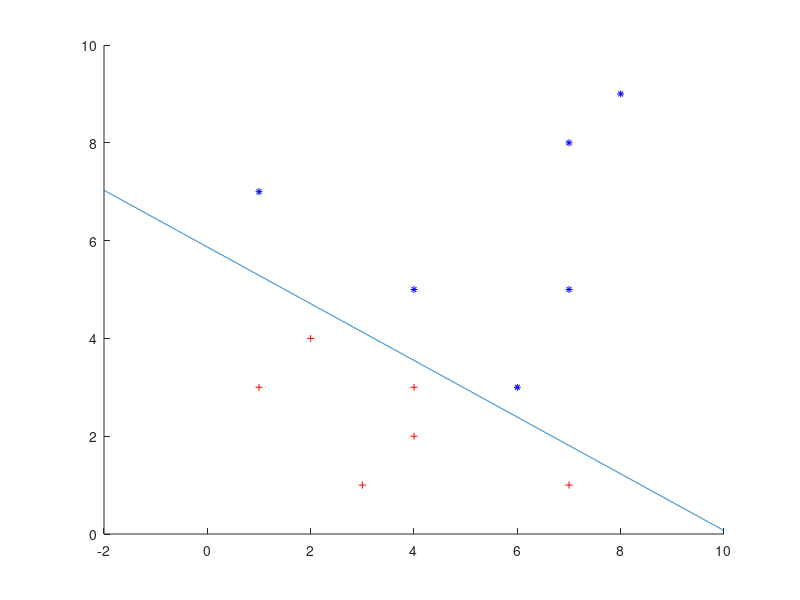

Here is the MATLAB script that generated this plot:
clear;
clc;
close all;

tic 

x = [1 7; 6 3; 7 8; 8 9; 4 5; 7 5; 3 1; 4 3; 2 4; 7 1; 1 3; 4 2];
y(:, 2 : 3) = x;
y(:, 1) = 1;

% Normalization of vector spaces
y(7 : 12, :) = -y(7 : 12, :);

%Weight vector initialization
r1 = -1;
r2 = 1;
a = (r2 - r1) .* rand(1, 3) + r1;

% Margin
b = -5;

% Perceptron function
g = @(a, y) a * y' + b;

figure
s = scatter(y(1 : 6, 2), y(1 : 6, 3), 25, 'b', '*');
hold on;
t = scatter(-y(7 : 12, 2),-y(7 : 12, 3), 25, 'r', '+');

k = 0;
p = -2:0.01:10;
n = size(y, 1);
while nnz(g(a, y) > 0) ~= n
    k = mod(k, n) + 1;
    yk = y(k, :);
    if (g(a, yk) <= 0)
        a = a + yk;
    end
   
end

% Exceptional Handling for a(3) = 0 (Vertical line) 
if (a(3) ~= 0)
    q = (- a(2) * p - a(1))/a(3);
    plot(p, q);
else
    hx = -a(1)/a(2) * ones(1, 10);
    hy = 1 : 10;
    plot(hx, hy);
end

toc
